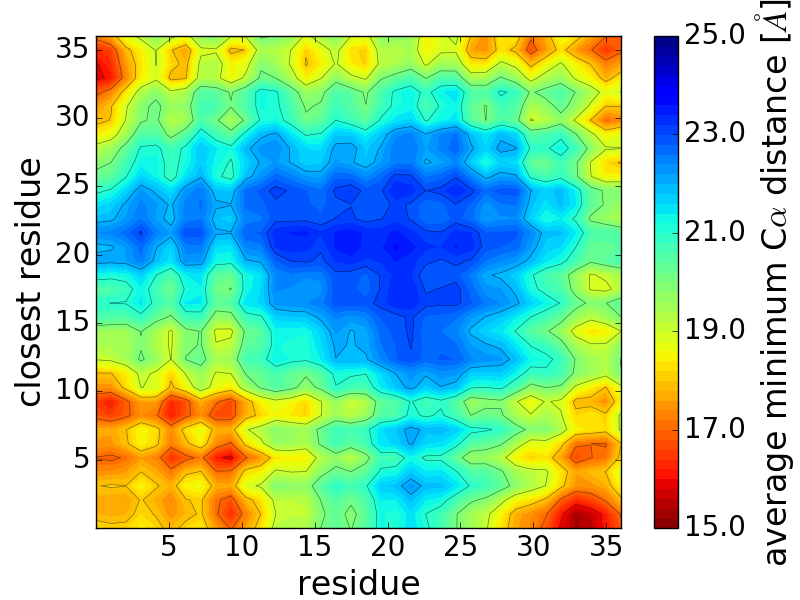

Source code (Python):
from pylab import *
from numpy import *

import matplotlib.pyplot as plt
import sys

fig=figure(figsize=(8,6))
fig.subplots_adjust(left=0.12,bottom=0.12,right=0.94,top=0.94)

#input="interactionmap.20"
input="interactionmap.nocut"

#output="map_cut.png"
output="map_poster.png"

d=np.loadtxt(input)

dx=d[:,0]
dy=d[:,1]
dz=d[:,2]

print(min(dz),"-",max(dz))

valmin=15.0
valmax=25.0

#valmin=min(dz)
#valmax=max(dz)

dz[dz>valmax]=valmin
dz[dz==0.0]=valmax

#for i in dz:
# print i

matrix=np.loadtxt(dx)
matriy=np.loadtxt(dy)
matriz=np.loadtxt(dz)

jy=0
jx=1
Z=np.zeros((36,36))

for i in range(matrix.shape[0]):

   jy+=1
   Z[jx-1,jy-1]=matriz[i]
   if np.mod(jy,36)==0:
      jy=0
      jx+=1
   if np.mod(jx,36)==0:
      jx=0


x=np.arange(0,36,1)
y=np.arange(0,36,1)

X,Y=np.meshgrid(x,y)

extent=(0,36,0,36)



#palette=plt.matplotlib.colors.LinearSegmentedColormap('jet3',plt.cm.datad['jet'],2048)

#plt.imshow(Z,extent=extent,cmap="hot",origin='lower',vmin=min(matriz),vmax=max(matriz),aspect='auto',interpolation='lanczos')



my_cmap = matplotlib.cm.get_cmap('jet_r')
#my_cmap.set_over('w')
#my_cmap.set_under('w')

vmin=min(matriz[nonzero(matriz)])
vmax=max(matriz[nonzero(matriz)])
print(vmin,"-",vmax)

#b=(vmax-vmin)/20.0
#bb=arange(vmin,vmax+b,b)

bbcont=arange(valmin,valmax+1.0,1.0)
bb=arange(valmin,valmax+0.2,0.2)

### origin='lower',aspect='auto',interpolation='lanczos'
map=plt.contour(Z,bbcont,extent=extent,vmin=valmin,vmax=valmax,linewidths=0.5,colors='k',alpha=0.5)
map=plt.contourf(Z,bb,extent=extent,cmap=my_cmap,vmin=valmin,vmax=valmax)

cb=plt.colorbar(map)
cb.set_clim(vmin=valmin,vmax=valmax)
cb.set_ticks(arange(valmin,valmax+2.0,2.0))
cb.ax.tick_params(labelsize=20)
cb.set_ticklabels(arange(valmin,valmax+2.0,2.0))

cb.set_label(r'average minimum C$\alpha$ distance [$\AA$]',fontsize=24)

plt.ylabel(r'closest residue',fontsize=24)
plt.xlabel(r'residue',fontsize=24)

xlim(0,36)
ylim(0,36)

xticks(arange(5,40,5),fontsize=20)
yticks(arange(5,40,5),fontsize=20)

savefig(output)
#plt.show()
